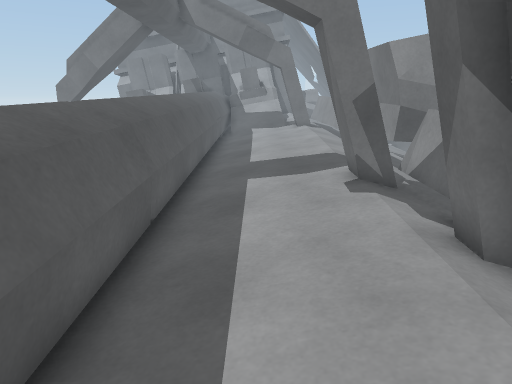
view 1 (above)

20 first-person views from a walk through a 3-D level made in the Unity game engine. The camera is 1.3 m above the floor, tilts 14° down and sees 70° across. The floor is counted in squares, 0.5 m on a side. Each view is taken from the middle of a square. On the plan, view 1 faces up. The plan holds only what a view shows up to about 20 squares ahead; the rest is blank. The place goes on beyond the plan.

view 2
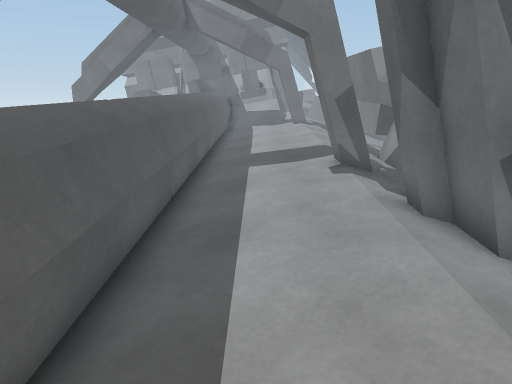

view 3
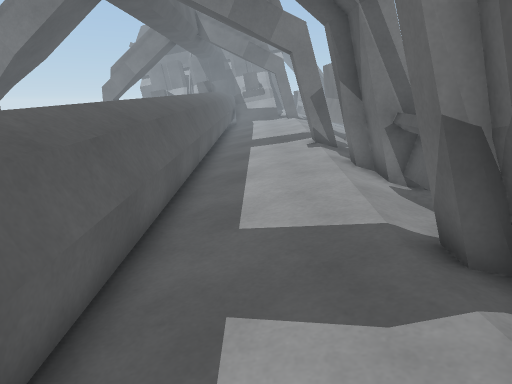

view 4
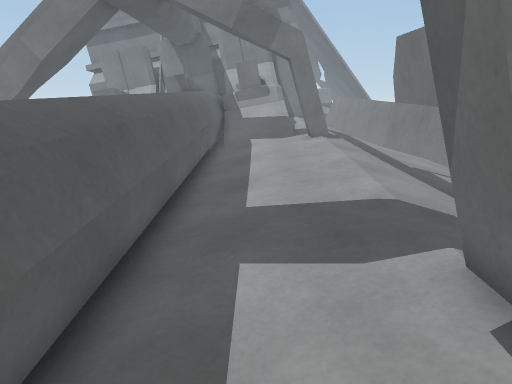

view 5
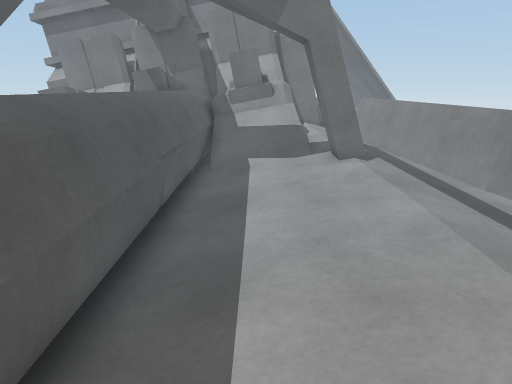

view 6
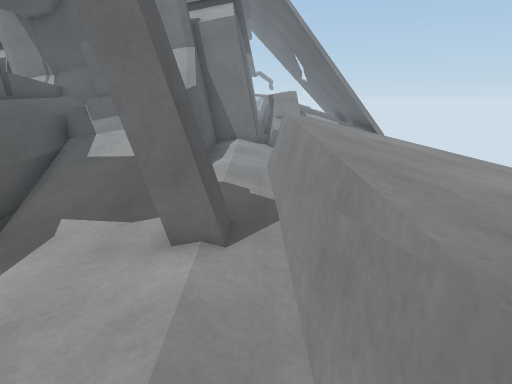

view 7
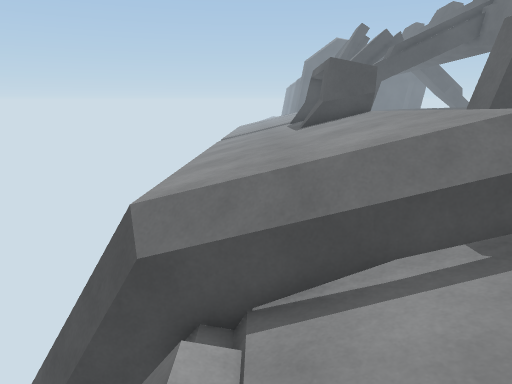

view 8
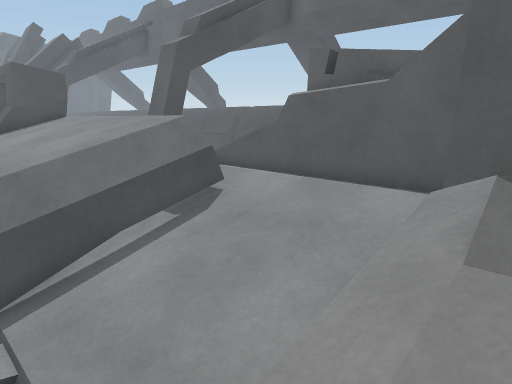

view 9
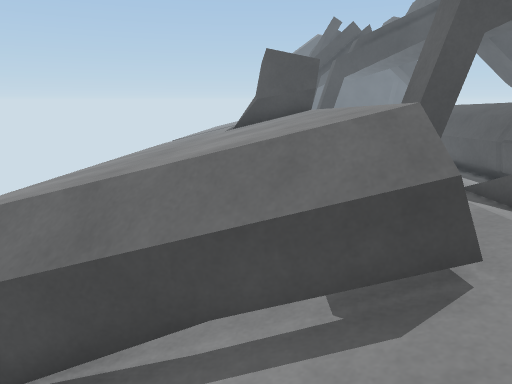

view 10
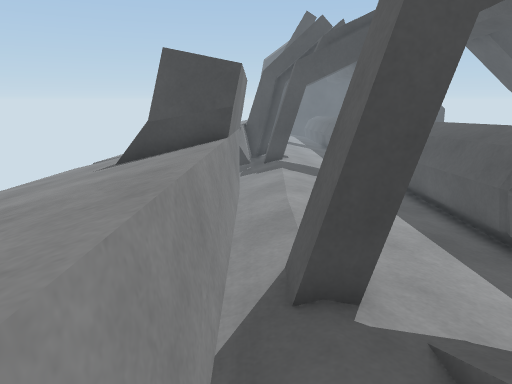

view 11
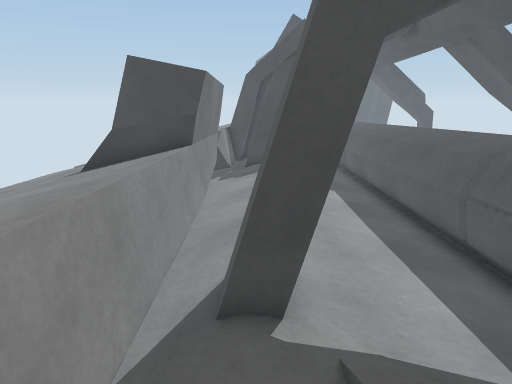

view 12
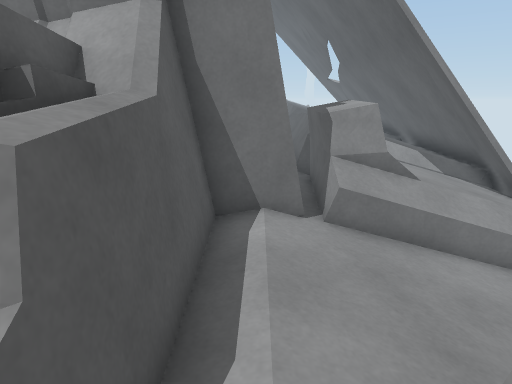

view 13
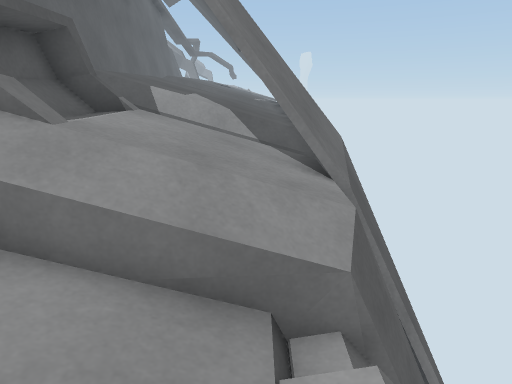

view 14
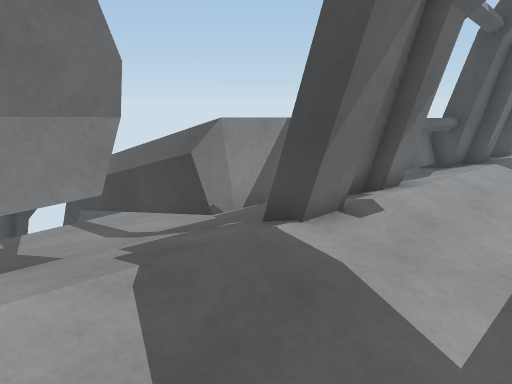

view 15
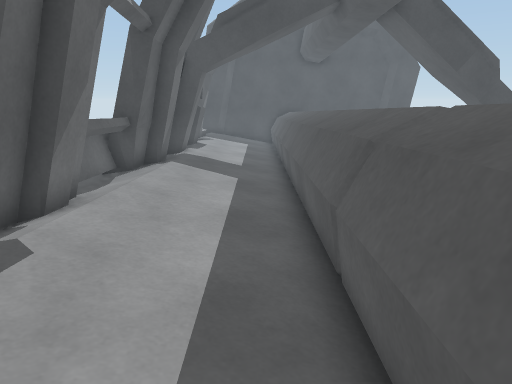

view 16
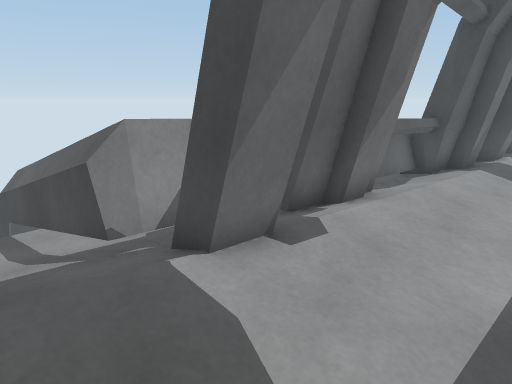

view 17
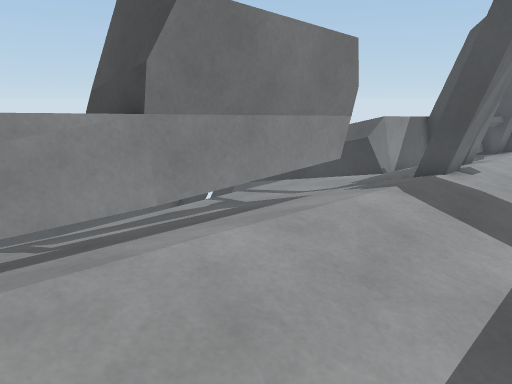

view 18
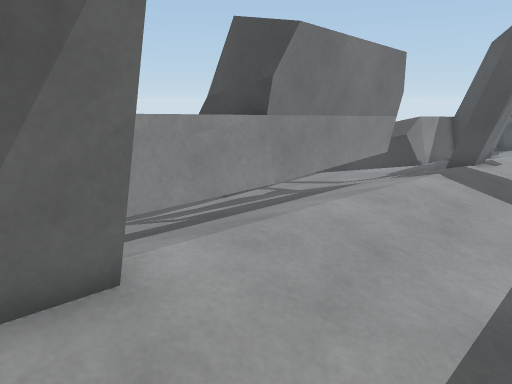

view 19
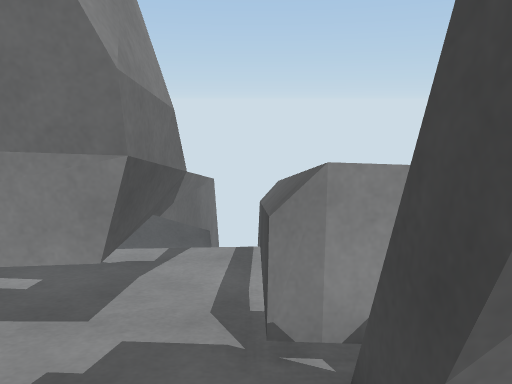

view 20
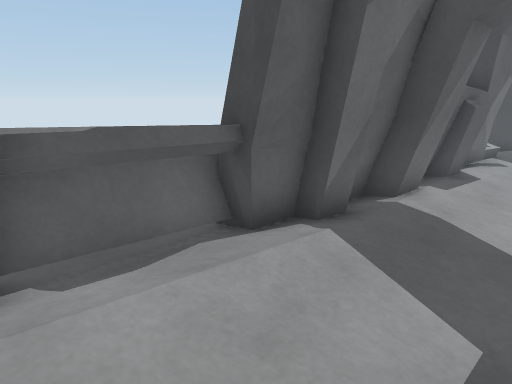

### Floor plan
Key: @ floor where view 1 was taken; # wall or solid block; . main floor; : floor 0.25 m higher than the main floor; - floor 0.25 m lower than the main floor; + floor 0.5 m higher than the main floor; _ floor 0.5 m lower than the main floor; * floor 0.75 m higher than the main floor; < floor 0.75 m lower than the main floor; % floor 1 m higher than the main floor; & floor 1.25 m higher than the main floor; $ floor 1.5 m higher than the main floor; / step, stairs or slope; = window, fence, low wall or low ledge; ^ raised ledge; v drop or lower ground.
Columns run from 4 left of view 1 to 13 right of it. Each row starts with its distance up from view 1.
 43              ###=
 42           $&%###=
 41         =vvvv###=v
 40          ^^%*##^ v
 39          ^^%*##= v
 38         #^^%*//+vv
 37         #==/////vv
 36      ####///////v
 35 ##   ##*+/////--
 34 ^^  ^^#*+/////-
 33 ^^  ^^=*+////.-
 32 ^^^^^^=++/////--
 31 ^^^ ^^=++////.-_v
 30 ^^^^^^=++^^^^^^^^v
 29 ^^/////++^^^^^^^^=
 28  ^/////++^^^^^^^^=
 27  ^=////++^^^^^^^^=
 26 ^^=////++^^^^^^^^=
 25 ^^=::+##+^^^^^^^^=
 24 ^^=::+##+^^^^^^^^=
 23 ^^=::+##+^^^^^^^^
 22 ^^=::++++^^^^^^^^
 21 ^^=:::+++^^^^^^^^
 20 ^^=.::+++^^^^^^^^
 19 ^^=.::+++#^^^^^^^
 18 ^^=.::+++###^^^^^=
 17 ^^=.::++:#  ^^^^^=
 16 ^^=.::++:#  ^^^^^=
 15 ^^=.::++ #    ^^^=
 14 ^^=.:::+ #    ^^^=
 13 ^^=.:::+ ###^^^^^=
 12 ^^=..::+:###^^_<vv
 11 ^^=..::+:========v
 10 ^^=..:##=^^^^^^^^=
  9 ^^=..:##=^
  8 ^^=..:::=^
  7 ^^=..::##^
  6 ^^=..::##
  5 ^^=..::##
  4 ^^=..::##
  3 ^^=...:##^
  2 ^^=...::=^
  1 ^^=...::^^
  0 ^^=.@.:##^
 -1 ^^=...## ^
 -2 ^^=...##
 -3  ^=...:#
 -4  ^=-..##
 -5  ^=-..#
 -6  ^=-..#
 -7  ^=-..#

Where each view was taken, in squares from view 1:
view 1: 0 up, 0 right, facing up
view 2: 2 down, 0 right, facing up
view 3: 7 down, 0 right, facing up
view 4: 6 up, 0 right, facing up
view 5: 12 up, 0 right, facing up
view 6: 18 up, 4 right, facing up
view 7: 36 up, 10 right, facing down
view 8: 38 up, 11 right, facing down-left
view 9: 34 up, 7 right, facing down
view 10: 29 up, 4 right, facing down
view 11: 29 up, 3 right, facing down
view 12: 28 up, 3 right, facing up
view 13: 32 up, 10 right, facing up
view 14: 15 up, 1 left, facing down-right
view 15: 13 up, 1 left, facing down
view 16: 13 up, 1 left, facing down-right
view 17: 22 up, 1 left, facing down-right
view 18: 25 up, 1 left, facing down-right
view 19: 11 up, 1 right, facing right
view 20: 4 up, 1 left, facing down-right
